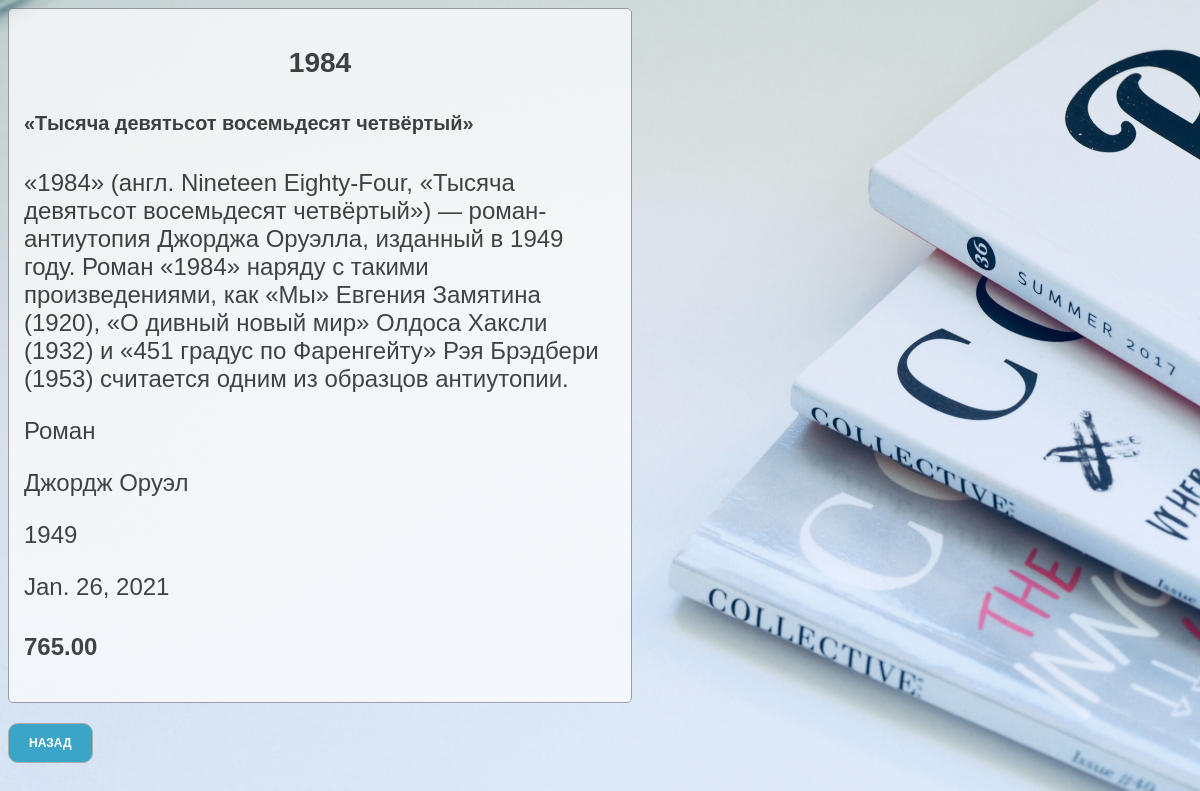
Screenshot of /details/15 with the database file from the repository.
### main/models.py (models this page shows)
class Books(models.Model):
    title = models.CharField(max_length=100)
    subtitle = models.CharField(max_length=100)
    description = models.TextField()
    genre = models.CharField(max_length=100)
    author =models.CharField(max_length=100)
    year = models.IntegerField()
    date = models.DateField(auto_now_add=True)
    price = models.DecimalField(max_digits=10, decimal_places=2)
    is_fav = models.BooleanField(default=False)

### main/views.py (the view)
# urls.py: path("details/<id>", details, name = "details"),
def details(request, id):
    books_object = Books.objects.get(id=id)
    return render(request, "books_detail.html", {"books_object": books_object} )

### main/templates/books_detail.html (shortened to what this page needs)
{% load static %}
<!DOCTYPE html>
<html lang="en">
<head>
    <link rel="stylesheet" href="{% static 'style/book.css' %}" />
</head>
<body background="{% static 'item/img_5.jpg'%}">
    <div class="detail">
        <H3>{{books_object.title}}</H3>
        <H5>{{books_object.subtitle}}</H5>
        <p>{{books_object.description}}</p>
        <p>{{books_object.genre}} </p>
        <p>{{books_object.author}} </p>
        <p>{{books_object.year}} </p>
        <p>{{books_object.date}} </p>
        <H4>{{books_object.price}}</H4>
    </div>
         <button class="det_book_but"><a href="{% url 'books' %}">Назад </a></button>
</body>
</html>

### main/static/style/book.css (style rules this page uses)
body { background-repeat: no-repeat; background-size: 100%; }
button { padding: 12px 20px; text-align:center; font-weight:bold; background-color:#3BA4C7; border: 1px solid#ababac; color: white; font-size: 12px; text-transform: uppercase; border-radius: 10px; cursor: pointer; }
a { color:white; text-decoration: none; }
.detail { background-color: white; opacity: 70%; border:1px solid gray; border-radius: 5px; width: 50%; padding:10px 15px ; margin-bottom: 20px; font: 1.5em sans-serif; }
h3 { text-align: center; }

### rows the page displays
Books: title "1984", subtitle "«Тысяча девятьсот восемьдесят четвёртый»", description "«1984» (англ. Nineteen Eighty-Four, «Тысяча девятьсот восемьдесят четвёртый») — роман-антиутопия Джорджа Оруэлла, изданный в 1949 году. Роман «1984» наряду с такими произведениями, как «Мы» Евгения Замятина (1920), «О дивный новый мир» Олдоса Хаксли (1932) и «451 градус по Фаренгейту» Рэя Брэдбери (1953) считается одним из образцов антиутопии.", genre "Роман", author "Джордж Оруэл", year "1949", date "Jan. 26, 2021", price "765.00"
